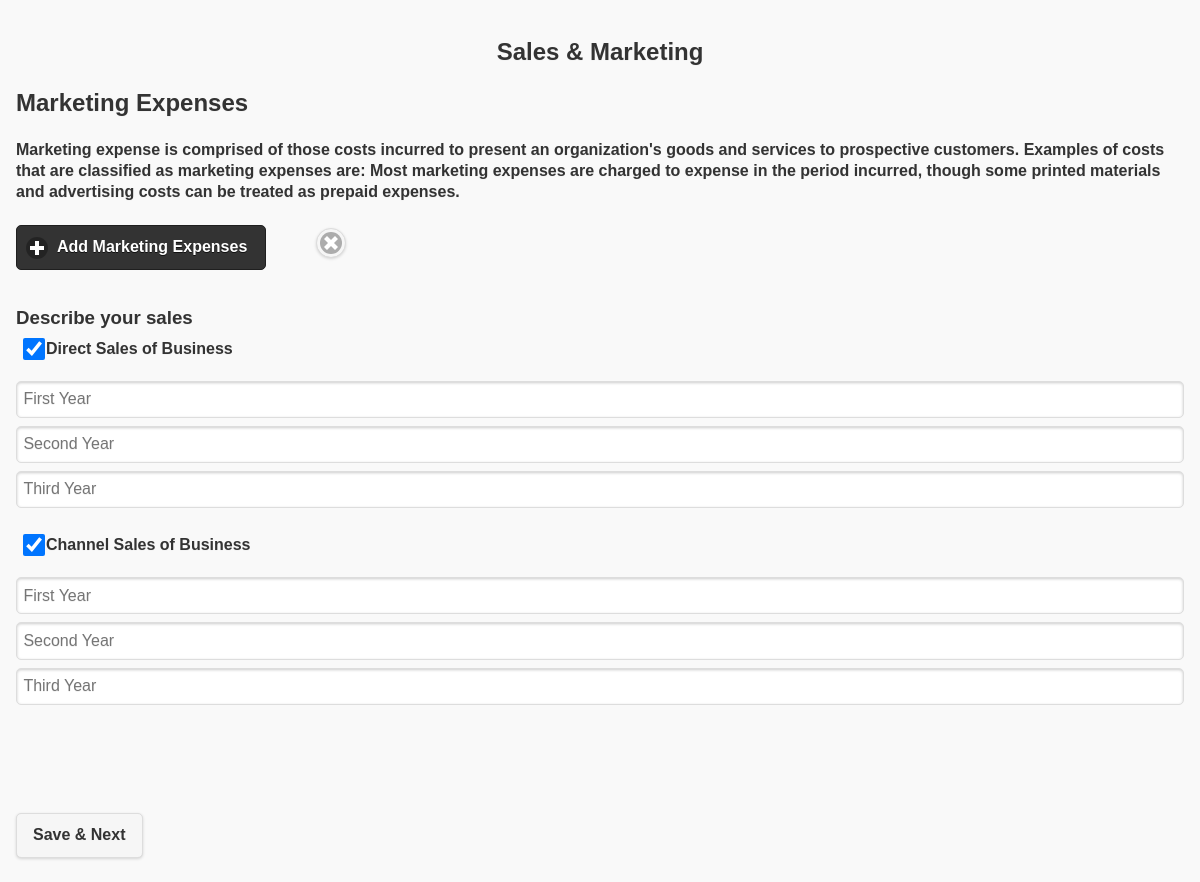
Page /sales.php on the earlier database version.
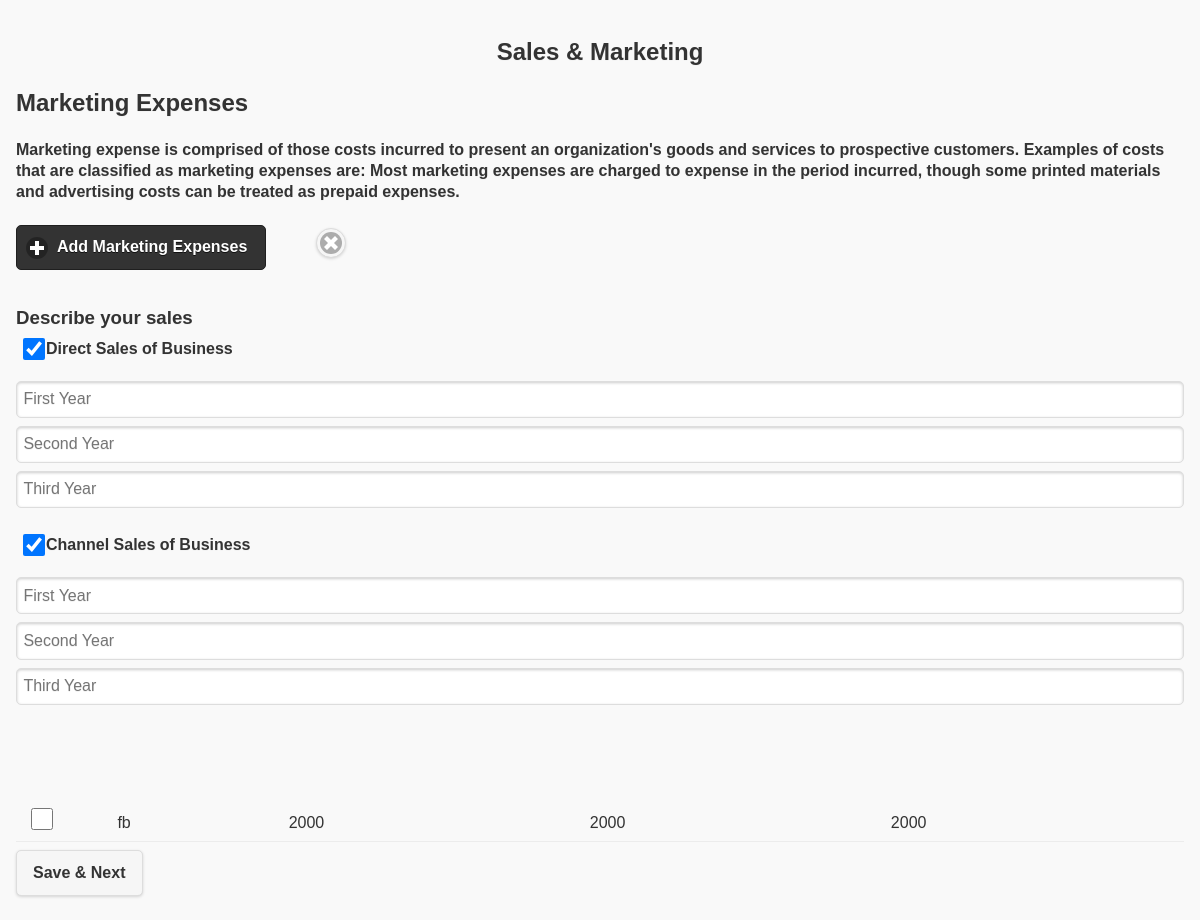
Same page on the later database version.
### tables this page shows
CREATE TABLE `sales` (
  `id` int(11) NOT NULL,
  `olname` varchar(2000) NOT NULL,
  `sy1` varchar(2000) NOT NULL,
  `sy2` varchar(2000) NOT NULL,
  `sy3` varchar(2000) NOT NULL,
  `ds` int(11) NOT NULL,
  `ds1` int(11) NOT NULL,
  `ds2` int(11) NOT NULL,
  `chs` int(11) NOT NULL,
  `chs1` int(11) NOT NULL,
  `chs2` int(11) NOT NULL
);

### sales.php (the view, shortened to what this page needs)
<!DOCTYPE html>
<html>
<head>
      <link rel="stylesheet" href="./jquery.mobile/demos/css/themes/default/jquery.mobile-1.4.5.min.css">
		<link rel="stylesheet" href="./jquery.mobile/demos/_assets/css/jqm-demos.css">
      <link rel="stylesheet" href="style.css">
   </head>
   <body>
   <div data-role="page">
   <div data-role="main" class="ui-content">
            <h2 align="center"> Sales & Marketing </h2>
                     <h2> Marketing Expenses</h2>
                     <h5> <p style="font-size:medium">Marketing expense is comprised of those costs incurred to present an
                organization's goods and services to prospective customers. Examples of costs that are classified as
                marketing expenses are:
                Most marketing expenses are charged to expense in the period incurred, though some printed materials
                and advertising costs can be treated as prepaid expenses.
            </p></h5>
            <div data-role="collapsible" data-theme="b" data-content-theme="a" data-collapsed="true" style="width: 250px;">
            <h4>Add Marketing Expenses</h4>
            </div>
			<button type="button" class="ui-btn ui-shadow ui-corner-all ui-btn-icon-left ui-icon-delete ui-btn-icon-notext delete-row" style="margin-left: 300px; margin-top: -50px;"></button>&nbsp;&nbsp;&nbsp;&nbsp;&nbsp;&nbsp;&nbsp;&nbsp;
                   	<h3>Describe your sales </h3>
                   	<input type="checkbox" id="dschk" checked name="dschk"/><h4 style="margin-left:30px; margin-top:-10px;">Direct Sales of Business</h4>
                   	<div id="dsdiv" name="dsdiv">
                   	<form method="post">
                   	<input type="number"  placeholder="First Year" name="ds" id="ds"/>
            		<input type="number"  placeholder="Second Year" name="ds1" id="ds1"/>
            		<input type="number"  placeholder="Third Year" name="ds2" id="ds2"/>
            		</form>
                   	</div>&nbsp;&nbsp;&nbsp;&nbsp;
                   <input type="checkbox" id="chschk" checked name="chschk"/><h4 style="margin-left:30px; margin-top:-10px;">Channel Sales of Business</h4>
                   <div id="chsdiv" name="chsdiv">
                   <form method="post">
                   	<input type="number"  placeholder="First Year" name="chs" id="chs"/>
            		<input type="number"  placeholder="Second Year" name="chs1" id="chs1"/>
            		<input type="number"  placeholder="Third Year" name="chs2" id="chs2"/>
            		</form>
                   	</div>
                   	<div style="margin-top:100px;">
                   	<form method="post" action="#">
                   	<div>
                   	<table data-role="table" id="saltable" class="ui-responsive table-stroke">
                        <tbody>
                        <?php
                        	include('db.php');
                        	$sql1="SELECT * FROM sales WHERE id = 1";
                        	$result=mysqli_query($conn,$sql1);
                        	$n=mysqli_num_rows($result);
                        	if($n > 0)
                        	{
                        		$row=mysqli_fetch_assoc($result);
                        		$salname=json_decode($row['olname']);
                        		$y1=json_decode($row['sy1']);
                        		$y2=json_decode($row['sy2']);
                        		$y3=json_decode($row['sy3']);
                        	}
                        	$n1=sizeof($salname);
                        	$i=0;
                        	while($n1 > 0)
                        	{
                        ?>
                        <tr>
                        <td><input type="checkbox" name="record"></td>
                        <td><input type="hidden" name="ename[]" value="<?=$salname[$i]?>"><?=$salname[$i]?></td>
                        <td><input type="hidden" name="y1[]" value="<?=$y1[$i]?>"><?=$y1[$i]?></td>
                        <td><input type="hidden" name="y2[]" value="<?=$y2[$i]?>"><?=$y2[$i]?></td>
                        <td><input type="hidden" name="y3[]" value="<?=$y3[$i]?>"><?=$y3[$i]?></td>
                        </tr>
                        <?php
                        		$n1--;
                        		$i++;
                        	}
                        	?>
                    </tbody>
                   	</table>
                   	</div>
                   	<input type="submit" name="s_submit" value="Save & Next" data-inline="true">
                   	</form>
                   	</div>
   </div>
   </div>
   </body>
</html>

Differences in the rows shown:
added sales: olname "fb", sy1 "2000", sy2 "2000", sy3 "2000"
